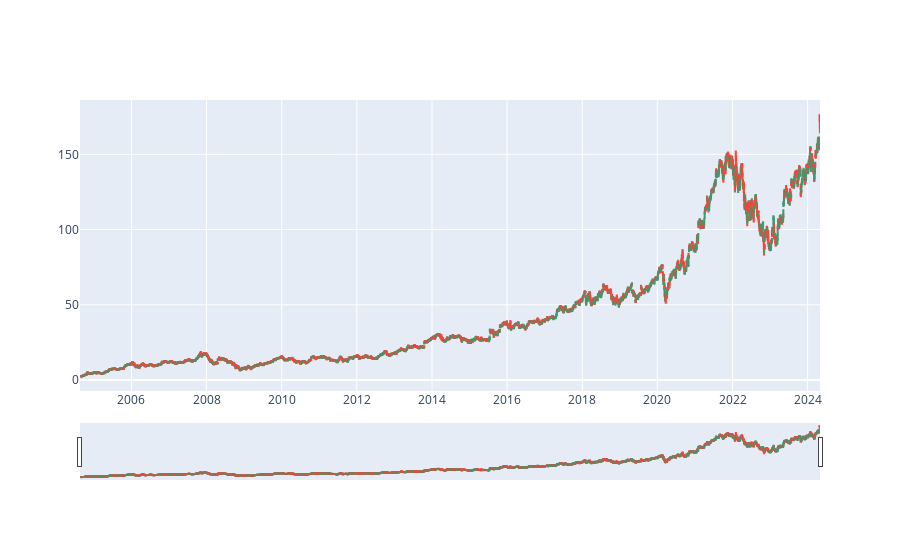

Here is the notebook cell this chart was saved with:
### Code cell
import plotly.graph_objects as go
fig = go.Figure(data=[go.Candlestick(x=df_GOOG.index,
                                     open=df_GOOG['Open'],
                                     high=df_GOOG['High'],
                                     low=df_GOOG['Low'],
                                     close=df_GOOG['Close'])])

fig.show()

### Figure 1 — Plotly figure (JSON) as saved in the notebook; plotly's stock layout.template omitted (floating-point values rounded to 4 significant figures; data arrays with more than 128 entries replaced by an {"elided": "..."} marker saying what was removed)
{"data": [{"close": {"elided": "4958 float values"}, "high": {"elided": "4958 float values"}, "low": {"elided": "4958 float values"}, "open": {"elided": "4958 float values"}, "type": "candlestick", "x": {"elided": "4958 str values"}}], "layout": {}}
